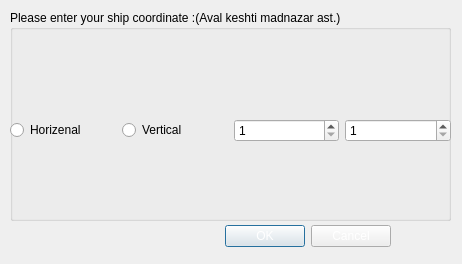
<?xml version="1.0" encoding="UTF-8"?>
<ui version="4.0">
 <class>Dialogformap</class>
 <widget class="QDialog" name="Dialogformap">
  <property name="geometry">
   <rect>
    <x>0</x>
    <y>0</y>
    <width>462</width>
    <height>264</height>
   </rect>
  </property>
  <property name="windowTitle">
   <string>Dialog</string>
  </property>
  <property name="styleSheet">
   <string notr="true">background-image: url(:/new/prefix1/desk.jpg);</string>
  </property>
  <widget class="QDialogButtonBox" name="buttonBox_2">
   <property name="geometry">
    <rect>
     <x>50</x>
     <y>220</y>
     <width>341</width>
     <height>32</height>
    </rect>
   </property>
   <property name="styleSheet">
    <string notr="true">color: rgb(255, 255, 255);</string>
   </property>
   <property name="orientation">
    <enum>Qt::Horizontal</enum>
   </property>
   <property name="standardButtons">
    <set>QDialogButtonBox::Cancel|QDialogButtonBox::Ok</set>
   </property>
   <property name="centerButtons">
    <bool>false</bool>
   </property>
  </widget>
  <widget class="QGroupBox" name="groupBox">
   <property name="geometry">
    <rect>
     <x>10</x>
     <y>10</y>
     <width>441</width>
     <height>211</height>
    </rect>
   </property>
   <property name="title">
    <string>Please enter your ship coordinate :(Aval keshti madnazar ast.)</string>
   </property>
   <widget class="QWidget" name="horizontalLayoutWidget">
    <property name="geometry">
     <rect>
      <x>0</x>
      <y>20</y>
      <width>441</width>
      <height>201</height>
     </rect>
    </property>
    <layout class="QHBoxLayout" name="horizontalLayout">
     <item>
      <widget class="QRadioButton" name="radioButton">
       <property name="text">
        <string>Horizenal</string>
       </property>
      </widget>
     </item>
     <item>
      <widget class="QRadioButton" name="radioButton_2">
       <property name="text">
        <string>Vertical</string>
       </property>
      </widget>
     </item>
     <item>
      <widget class="QSpinBox" name="spinBox">
       <property name="minimum">
        <number>1</number>
       </property>
       <property name="maximum">
        <number>10</number>
       </property>
      </widget>
     </item>
     <item>
      <widget class="QSpinBox" name="spinBox_2">
       <property name="minimum">
        <number>1</number>
       </property>
       <property name="maximum">
        <number>10</number>
       </property>
      </widget>
     </item>
    </layout>
   </widget>
  </widget>
 </widget>
 <resources/>
 <connections/>
</ui>
